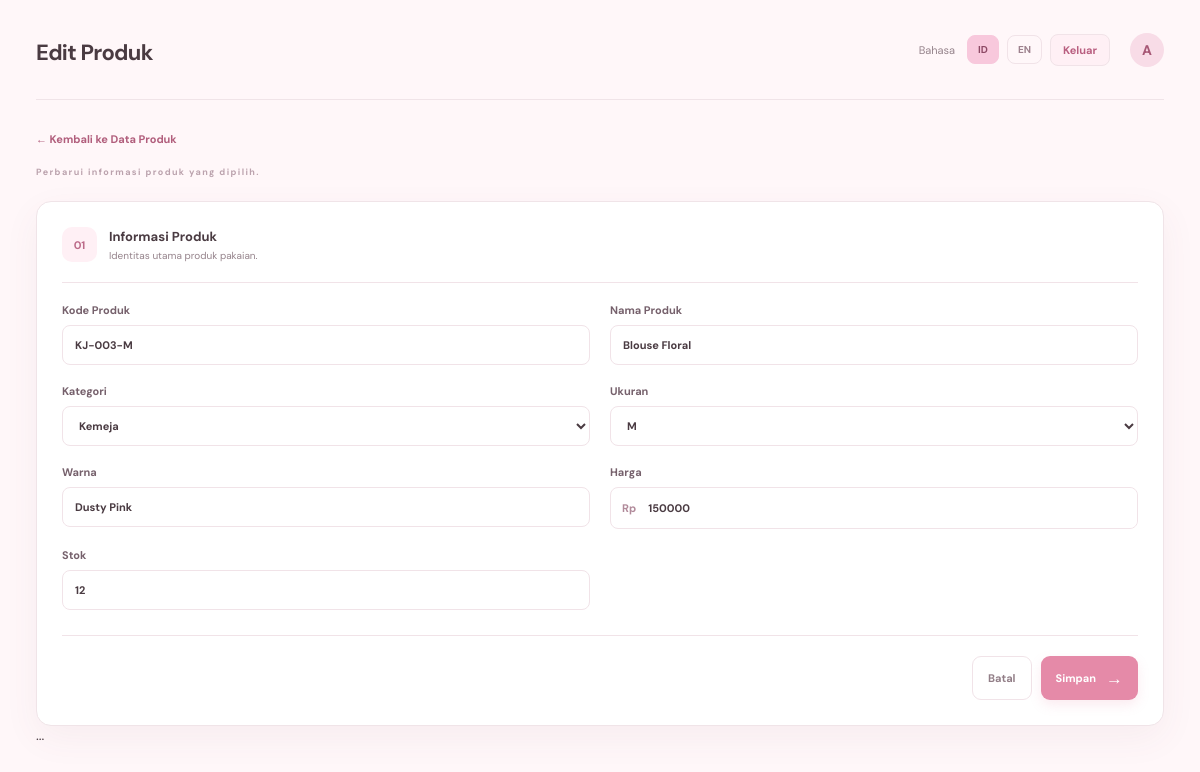
The app's page /edit.php?id=1 (signed in) with its own data.
### tables this page shows
CREATE TABLE `produk` (
  `id` int(11) NOT NULL,
  `kode` varchar(20) NOT NULL,
  `nama` varchar(100) NOT NULL,
  `kategori` varchar(50) NOT NULL,
  `ukuran` varchar(10) NOT NULL,
  `warna` varchar(30) NOT NULL,
  `harga` int(11) NOT NULL,
  `stok` int(11) NOT NULL DEFAULT 0,
  `foto` varchar(255) DEFAULT NULL,
  `created_at` timestamp NOT NULL DEFAULT current_timestamp()
);

### includes/bahasa.php (called while the page is built, shortened)
<?php
function t($key) {
    global $kamus;
    $lang = $_SESSION["lang"] ?? "id";
    return $kamus[$lang][$key] ?? $key;
}
function e($value) {
    return htmlspecialchars((string)$value, ENT_QUOTES, "UTF-8");
}
function category_label($category) {
    $keys = ["Kemeja"=>"cat_shirt", "Dress"=>"cat_dress", "Kaos"=>"cat_tshirt", "Rok"=>"cat_skirt", "Celana"=>"cat_pants", "Hijab"=>"cat_hijab"];
    return isset($keys[$category]) ? t($keys[$category]) : $category;
}
function size_label($size) {
    return $size === "All Size" ? t("size_all") : $size;
}

### edit.php (the view, shortened to what this page needs)
<?php
require_once "includes/bahasa.php";
require_once "config/koneksi.php";
$id = filter_input(INPUT_GET, "id", FILTER_VALIDATE_INT);
$stmt = $pdo->prepare("SELECT * FROM produk WHERE id = :id");
$stmt->execute([":id" => $id]);
$produk_lama = $stmt->fetch();
$kategori_list = ["Kemeja", "Dress", "Kaos", "Rok", "Celana", "Hijab"];
$ukuran_list = ["S", "M", "L", "XL", "XXL", "All Size"];
$data = [
    "kode" => $produk_lama["kode"],
    "nama" => $produk_lama["nama"],
    "kategori" => $produk_lama["kategori"],
    "ukuran" => $produk_lama["ukuran"],
    "warna" => $produk_lama["warna"],
    "harga" => $produk_lama["harga"],
    "stok" => $produk_lama["stok"]
];
require "includes/header.php";
?>
<div class="form-page-head">
    <a class="back-link" href="index.php">← <?= e(t("back_to_products")) ?></a>
    <p class="muted"><?= e(t("update_intro")) ?></p>
</div>
<div class="panel form-panel">
    <form method="POST" class="product-form">
        <div class="form-section-title">
            <span>01</span>
            <div>
                <strong><?= e(t("form_section")) ?></strong>
                <small><?= e(t("form_section_desc")) ?></small>
            </div>
        </div>
        <div class="form-grid">
            <label>
                <?= e(t("code")) ?>
                <input name="kode" required maxlength="20"
                       value="<?= e($data["kode"]) ?>">
            </label>
            <label>
                <?= e(t("name")) ?>
                <input name="nama" required maxlength="100"
                       value="<?= e($data["nama"]) ?>">
            </label>
            <label>
                <?= e(t("category")) ?>
                <select name="kategori" required>
                    <?php foreach ($kategori_list as $x): ?>
                        <option <?= $data["kategori"] === $x ? "selected" : "" ?>
                                value="<?= e($x) ?>">
                            <?= e(category_label($x)) ?>
                        </option>
                    <?php endforeach; ?>
                </select>
            </label>
            <label>
                <?= e(t("size")) ?>
                <select name="ukuran" required>
                    <?php foreach ($ukuran_list as $x): ?>
                        <option <?= $data["ukuran"] === $x ? "selected" : "" ?>
                                value="<?= e($x) ?>">
                            <?= e(size_label($x)) ?>
                        </option>
                    <?php endforeach; ?>
                </select>
            </label>
            <label>
                <?= e(t("color")) ?>
                <input name="warna" required maxlength="30"
                       value="<?= e($data["warna"]) ?>">
            </label>
            <label>
                <?= e(t("price")) ?>
                <div class="input-prefix">
                    <span><?= e(t("currency")) ?></span>
                    <input type="number" name="harga" min="0" step="1"
                           required value="<?= e($data["harga"]) ?>">
                </div>
            </label>
            <label>
                <?= e(t("stock")) ?>
                <input type="number" name="stok" min="0" step="1"
                       required value="<?= e($data["stok"]) ?>">
            </label>
        </div>
        <div class="form-actions">
            <a class="btn btn-ghost" href="index.php">
                <?= e(t("cancel")) ?>
            </a>
            <button class="btn btn-primary" type="submit">
                <?= e(t("save")) ?> <span>→</span>
            </button>
        </div>
    </form>
</div>
<?php require "includes/footer.php"; ?>

### assets/style.css (style rules this page uses)
:root { --bg:#FFF7F9;--pink:#F8C8DC;--accent:#E58AA8;--accent-dark:#cc6689;--text:#4A3B42;--muted:#95838b;--white:#FFFFFF;--line:#F1E3E8;--green:#4f9478;--red:#c85c72;--shadow:0 12px 36px rgba(121,67,87,.06) }
* { box-sizing:border-box }
body { margin:0;background:var(--bg);color:var(--text);font-family:'DM Sans',sans-serif;font-size:14px }
a { color:inherit;text-decoration:none }
button,input,select { font:inherit }
.welcome-row p,.form-page-head p { margin:0 }
.muted { color:var(--muted);font-size:12px;line-height:1.6 }
.btn { display:inline-flex;justify-content:center;align-items:center;gap:10px;border:0;border-radius:9px;padding:11px 15px;font-size:11px;font-weight:700;cursor:pointer;transition:.2s;white-space:nowrap }
.btn span { font-size:17px }
.btn-primary { background:var(--accent);color:white;box-shadow:0 5px 12px #e58aa82b }
.btn-ghost { background:#fff;color:#927e87;border:1px solid var(--line) }
.panel { background:#fff;border:1px solid #f0e4e8;border-radius:15px;box-shadow:var(--shadow);overflow:hidden }
.search-form select,.form-grid select,.form-grid input { background:#fff;border:1px solid var(--line);border-radius:8px;padding:11px 12px;outline:none;color:var(--text);font-size:11px;width:100%;min-width:0 }
.form-page-head { margin:2px 0 22px }
.back-link { font-size:11px;color:#b15e7c;font-weight:700;display:inline-block;margin-bottom:19px }
.form-page-head .muted:first-of-type { font-size:9px;letter-spacing:1.4px;font-weight:700;color:#bba2ad;margin-bottom:6px }
.form-panel { padding:25px }
.form-section-title { display:flex;align-items:center;gap:12px;padding-bottom:20px;border-bottom:1px solid var(--line);margin-bottom:20px }
.form-section-title>span { width:35px;height:35px;border-radius:10px;background:#fff0f5;display:flex;align-items:center;justify-content:center;color:#bc6b89;font-weight:700;font-size:11px }
.form-section-title strong,.form-section-title small { display:block }
.form-section-title strong { font-size:13px }
.form-section-title small { font-size:10px;color:var(--muted);margin-top:4px }
.form-grid { display:grid;grid-template-columns:repeat(2,minmax(0,1fr));gap:19px 20px }
.form-grid label,.form-stack label { font-size:11px;font-weight:700;color:#76616c;display:block }
.form-grid input,.form-grid select { display:block;margin-top:8px;height:40px }
.input-prefix { display:flex;align-items:center;border:1px solid var(--line);border-radius:8px;margin-top:8px;padding-left:11px;color:#b18a9a;font-size:11px }
.input-prefix input { border:0;margin:0!important }
.form-actions { display:flex;justify-content:flex-end;gap:9px;border-top:1px solid var(--line);padding-top:20px;margin-top:25px }

### records on screen
produk: kode "KJ-003-M", nama "Blouse Floral", warna "Dusty Pink", harga "150000", stok "12"

### other values on screen
$page_title "Edit Produk"
t("language") "Bahasa"
t("logout") "Keluar"
substr($_SESSION["user"]["nama"] ?? "A", 0, 1) "A"
t("back_to_products") "Kembali ke Data Produk"
t("update_intro") "Perbarui informasi produk yang dipilih."
t("form_section") "Informasi Produk"
t("form_section_desc") "Identitas utama produk pakaian."
t("code") "Kode Produk"
t("name") "Nama Produk"
t("category") "Kategori"
t("size") "Ukuran"
t("color") "Warna"
t("price") "Harga"
t("currency") "Rp"
